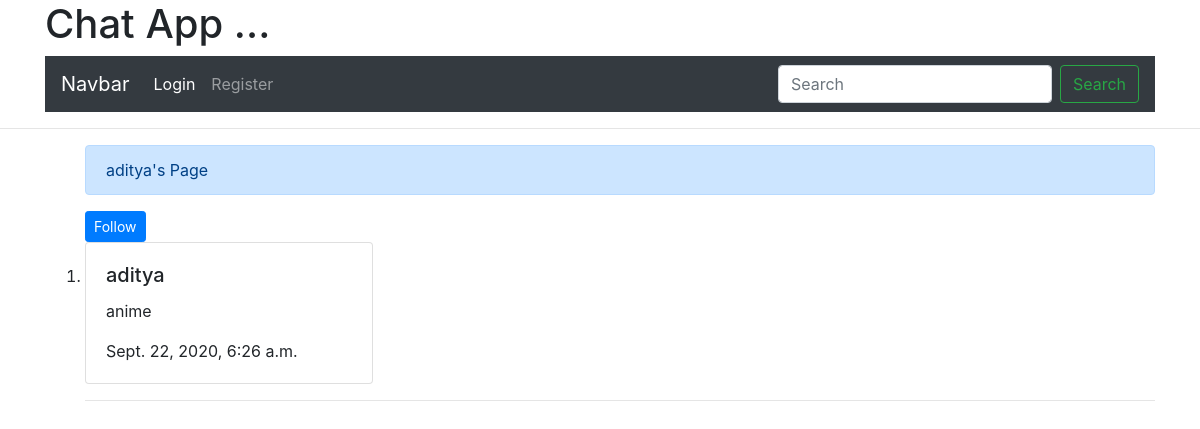
The page /user/aditya/ on the database as committed earlier.
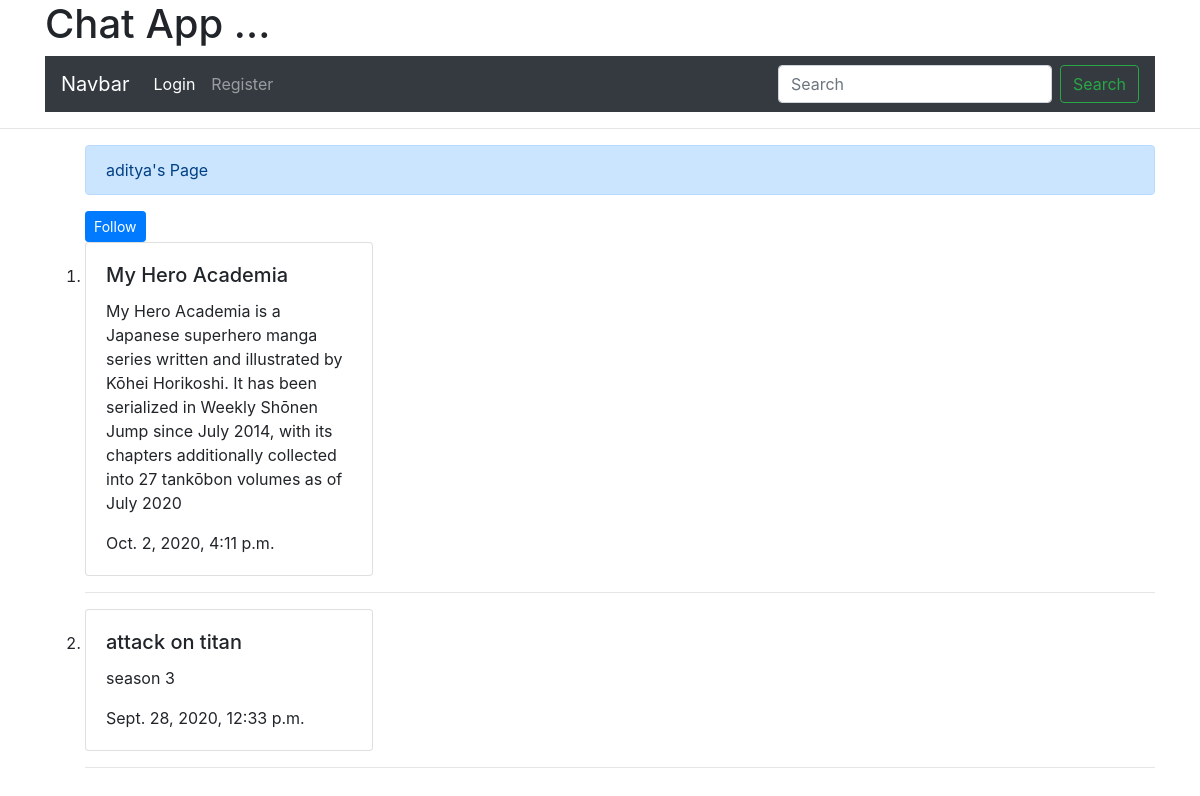
The same page on the database as committed later.
### chat/models.py (models this page shows, shortened)
class Full_chat(models.Model):
    user = models.ForeignKey(User, on_delete=models.CASCADE , null= True  )
    likes = models.ManyToManyField(User, related_name="tweet_user" , blank=True )
    content = models.TextField()
    follow = models.ManyToManyField(User, related_name="tweet_follow" , blank=True )
    message = models.TextField( null= True)
    images = models.ImageField(null=True , blank= True ,upload_to = "images/" )
    pub_date = models.DateTimeField(auto_now=False, auto_now_add=True, null=True)

### chat/views.py (the view)
# urls.py: path("user/<str:pk>/", views.other_user_post, name='other_user_post'),
def other_user_post(request , pk) :
    chat = Full_chat.objects.all()
    pk=pk
    user = chat.filter(user__username__iexact = pk)
    context = {'user_chat': user[::-1] ,
               'chat' : chat ,
               'pk':pk}
    return render(request, 'chat/following_post.html' ,context)

### templates/chat/following_post.html (shortened to what this page needs)
{% extends 'chat/base.html'%}
{% block content %}
<hr>
<div class="container nav-wrapper">
<ol>
    <div class="alert alert-primary" role="alert">
  {{pk}}'s Page
</div>
        <form action="/follow/{{ user.username }}/" method="post">
            <button type="submit" , name="post_id" , value="{{ post.id }}" , class="btn btn-primary btn-sm">
               Follow
            </button>
        </form>
{% for chat in user_chat %}
 <li>
             <div class="card" style="width: 18rem;">
              <div class="card-body">
                <h5 class="card-title">{{ chat.content }}  </h5>
                <p class="card-text">{{ chat.message}}</p>
                  <p class="card-text">{{ chat.pub_date}}  </p>
              </div>
            </div>
             <hr>
         </li>
         {% endfor %}
     </ol>
</div>
{% endblock content %}

Rows that differ between the two databases and show on the page:
no longer on this page (row edited): Full_chat: content "aditya", message "anime", pub_date "Sept. 22, 2020, 6:26 a.m."
added Full_chat: content "My Hero Academia", message "My Hero Academia is a Japanese superhero manga series written and illustrated by Kōhei Horikoshi. It has been serialized in Weekly Shōnen Jump since July 2014, with its chapters additionally collected into 27 tankōbon volumes as of July 2020", pub_date "Oct. 2, 2020, 4:11 p.m."
added Full_chat: content "attack on titan", message "season 3", pub_date "Sept. 28, 2020, 12:33 p.m."
